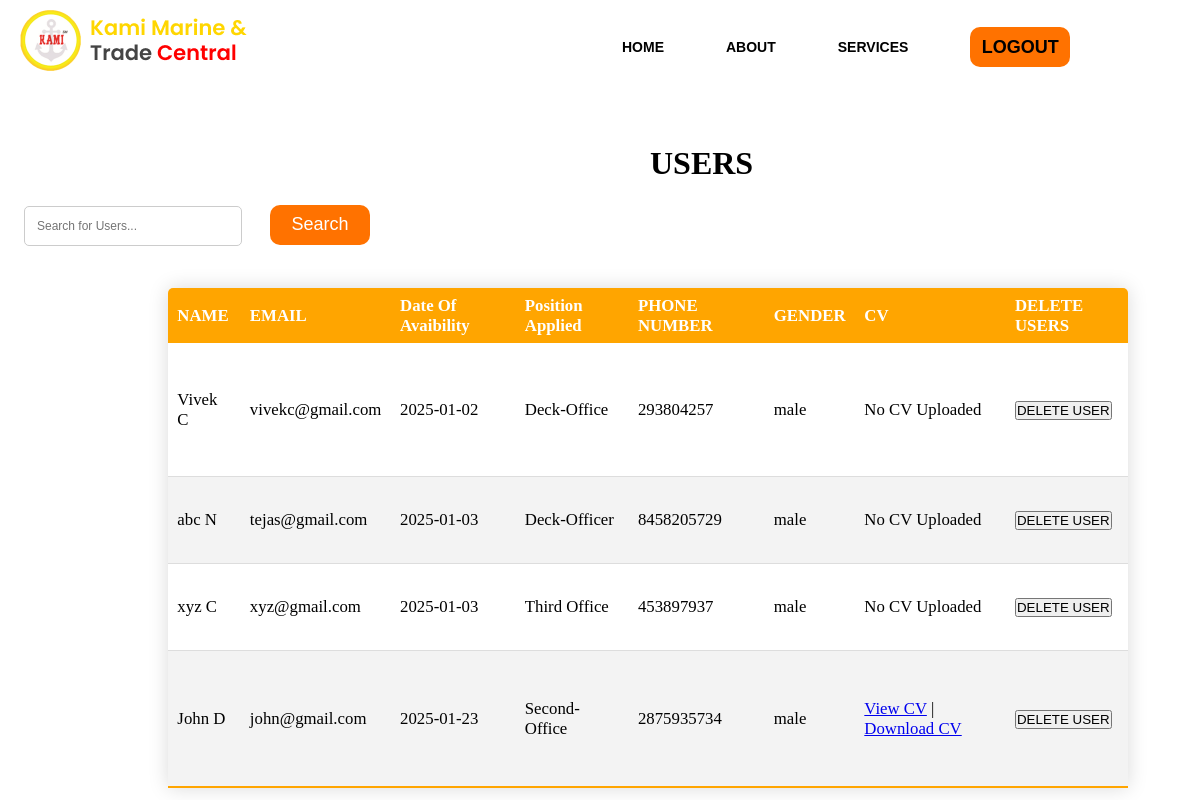
Screenshot of /adminusers.php with the database file from the repository.
### tables this page shows
CREATE TABLE `users` (
  `user_id` int(11) NOT NULL,
  `FNAME` varchar(255) NOT NULL,
  `LNAME` varchar(255) NOT NULL,
  `EMAIL` varchar(255) NOT NULL,
  `date_available` date NOT NULL,
  `position_applied` varchar(255) NOT NULL,
  `PHONE_NUMBER` bigint(11) NOT NULL,
  `PASSWORD` varchar(255) NOT NULL,
  `GENDER` varchar(255) NOT NULL,
  `cv` varchar(255) NOT NULL
);

### adminusers.php (the view, shortened to what this page needs)
<!DOCTYPE html>
<html lang="en">
<head>
</head>
<body>
<?php
require_once('connection.php');
$search = isset($_GET['search']) ? $_GET['search'] : '';
$query="SELECT * FROM users WHERE position_applied LIKE '%$search%' OR FNAME LIKE '%$search' OR LNAME LIKE '%$search'";
$queryy=mysqli_query($con,$query);
?>
<div class="hai">
        <div class="navbar">
            <div class="icon">
                <h2 class="logo">
                    <img src="images/kmtc_logo_png.png">
                </h2>
            </div>
            <div class="menu">
                <ul>
                <li><a href="#">HOME</a></li>
                    <li><a href="">ABOUT</a></li>
                    <li><a href="#">SERVICES</a></li>
                  <li> <button class="nn"><a href="index.php">LOGOUT</a></button></li>
                </ul>
            </div>
        </div>
        <div>
            <h1 class="header">USERS</h1>
            <form method="GET" action="adminusers.php">
            <input type="text" name="search" class="search-box" placeholder="Search for Users..." value="<?php echo $search; ?>">
            <button type="submit" class="nn">Search</button>
        </form>
            <div>
                <div>
                    <table class="content-table">
                <thead>
                    <tr>
                        <th>NAME</th>
                        <th>EMAIL</th>
                        <th>Date Of Avaibility</th>
                        <th>Position Applied</th>
                        <th>PHONE NUMBER</th>
                        <th>GENDER</th>
                        <th>CV</th>
                        <th>DELETE USERS</th>
                    </tr>
                </thead>
                <tbody>
                <?php
                while($res=mysqli_fetch_array($queryy)){
                ?>
                <tr  class="active-row">
                    <td><?php echo $res['FNAME']."  ".$res['LNAME'];?></php></td>
                    <td><?php echo $res['EMAIL'];?></php></td>
                    <td><?php echo $res['date_available'];?></php></td>
                    <td><?php echo $res['position_applied'];?></php></td>
                    <td><?php echo $res['PHONE_NUMBER'];?></php></td>
                    <td><?php echo $res['GENDER'];?></php></td>
                    <td>
                    <?php if (!empty($res['cv'])) { ?>
                                    <a href="uploads/<?php echo $res['cv']; ?>" target="_blank">View CV</a> |
                                    <a href="uploads/<?php echo $res['cv']; ?>" download>Download CV</a>
                                <?php } else { ?>
                                    No CV Uploaded
                                <?php } ?>
                            </td>
                    <td><button type="submit" class="but" name="approve"><a href="deleteuser.php?id=<?php echo $res['EMAIL']?>">DELETE USER</a></button></td>
                </tr>
               <?php } ?>
                </tbody>
                </table>
                </div>
            </div>
        </div>
</body>
</html>

### adminusers.php (style rules this page uses)
* { margin: 0; padding: 0; }
.hai { width: 100%; background-position: center; background-size: cover; height: 100vh; animation: infiniteScrollBg 50s linear infinite; }
.navbar { display:flex; gap:30vw; width: 1200px; height: 75px; margin: auto; }
.icon { width:200px; float: left; height : 70px; }
.logo { color: #ff7200; font-size: 35px; font-family: Arial; padding-left: 20px; float:left; padding-top: 10px; }
.menu { width: 400px; float: left; height: 70px; }
ul { float: left; display: flex; justify-content: center; align-items: center; }
ul li { list-style: none; margin-left: 62px; margin-top: 27px; font-size: 14px; }
ul li a { text-decoration: none; color: black; font-family: Arial; font-weight: bold; transition: 0.4s ease-in-out; }
.content-table { border-collapse: collapse; font-size: 0.9em; border-radius: 5px 5px 0 0; overflow: hidden; box-shadow:0 0 20px rgba(0,0,0,0.15); margin-left : 14vw ; margin-top: 1.5vw; width: 80%; height: 500px; }
.content-table thead tr { background-color: orange; color: white; text-align: left; }
.content-table th, .content-table td { padding: 0.625vw 0.781vw; font-size: 1.4vw; }
.content-table tbody tr { border-bottom: 1px solid #dddddd; }
.content-table tbody tr:nth-of-type(even) { background-color: #f3f3f3; }
.content-table tbody tr:last-of-type { border-bottom: 2px solid orange; }
.header { margin-top: 70px; margin-left: 650px; }
.nn { width:100px; background: #ff7200; border:none; height: 40px; font-size: 18px; border-radius: 10px; cursor: pointer; color:white; transition: 0.4s ease; }
.nn a { text-decoration: none; color: black; font-weight: bold; }
.but a { text-decoration: none; color: black; }
.search-box { margin: 2vw 2vw; padding: 1vw; font-size: 1vw; width: 16vw; border: 1px solid #ccc; border-radius: 5px; }

### rows the page displays
users: FNAME "Vivek", LNAME "C", EMAIL "vivekc@gmail.com", date_available "2025-01-02", position_applied "Deck-Office", PHONE_NUMBER "293804257", GENDER "male", cv "No CV Uploaded"
users: FNAME "abc", LNAME "N", EMAIL "tejas@gmail.com", date_available "2025-01-03", position_applied "Deck-Officer", PHONE_NUMBER "8458205729", GENDER "male", cv "No CV Uploaded"
users: FNAME "xyz", LNAME "C", EMAIL "xyz@gmail.com", date_available "2025-01-03", position_applied "Third Office", PHONE_NUMBER "453897937", GENDER "male", cv "No CV Uploaded"
users: FNAME "John", LNAME "D", EMAIL "john@gmail.com", date_available "2025-01-23", position_applied "Second-Office", PHONE_NUMBER "2875935734", GENDER "male"
